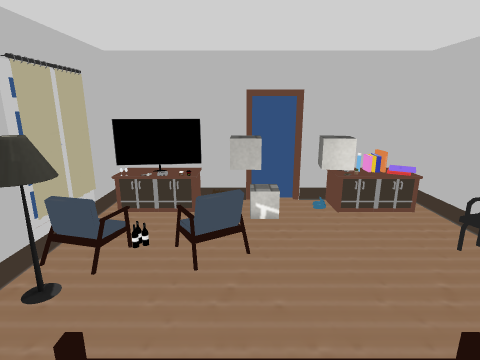
view 1 (above)

12 first-person views from a walk through a scene from a Unity 3-D project. The camera is 1.4 m above the floor, tilts 14° down and sees 80° across. Doors are open. The floor is counted in squares, 0.5 m on a side. Each view is taken from the middle of a square. On the plan, view 1 faces up. The plan holds only what a view shows up to about 20 squares ahead; the rest is blank. The player is left out. Some surface patterns are stand-ins.

view 2
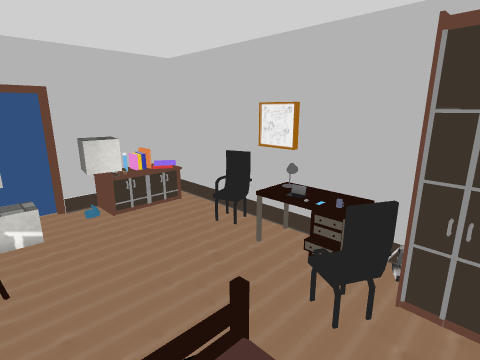

view 3
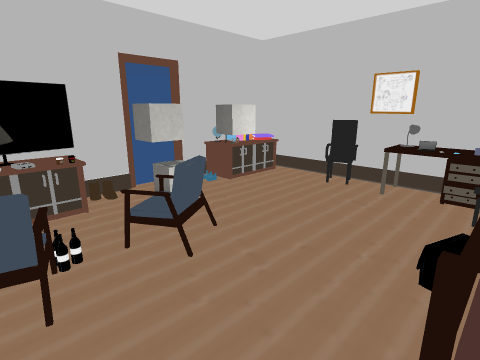

view 4
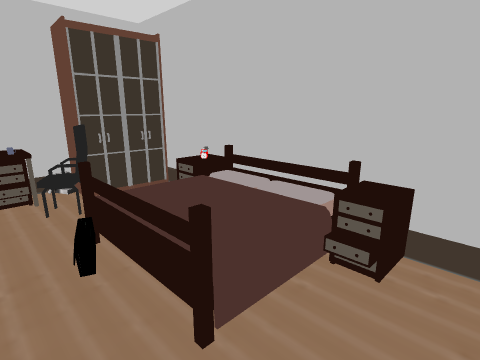

view 5
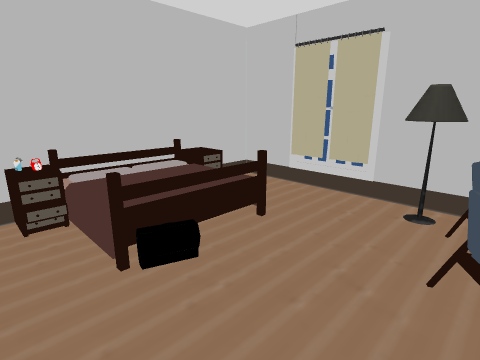

view 6
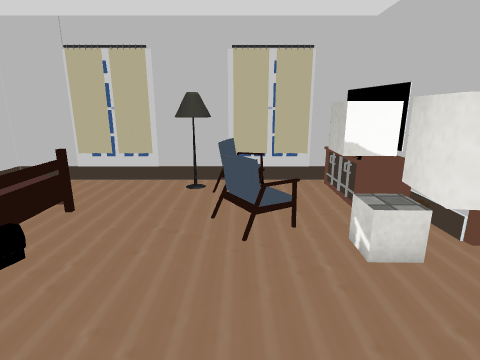

view 7
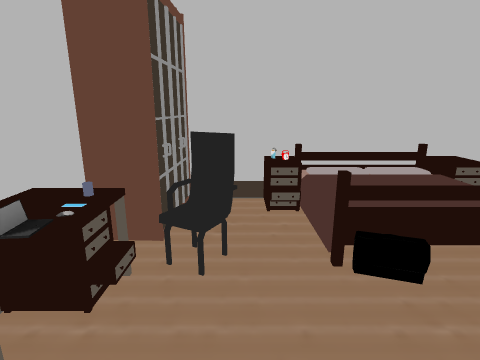

view 8
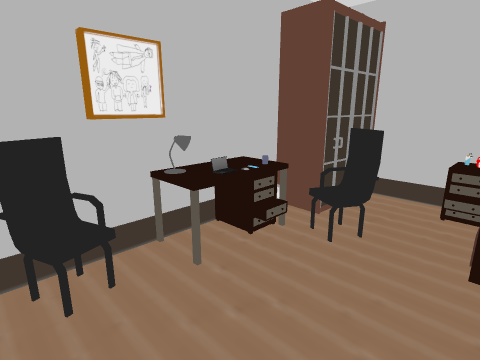

view 9
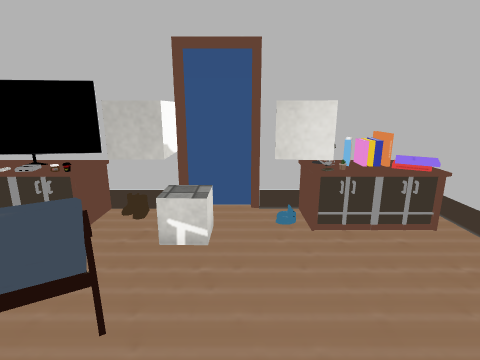

view 10
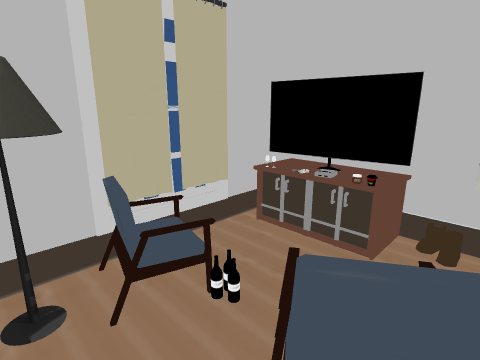

view 11
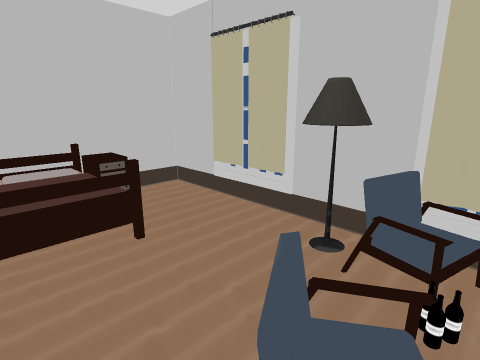

view 12
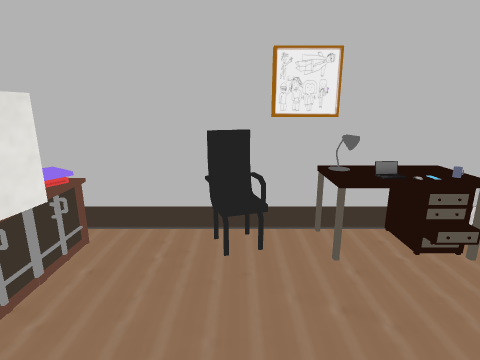

### Floor plan
Key: @ floor where view 1 was taken; # wall or solid block; . main floor; : floor 0.5 m higher than the main floor; / step, stairs or slope; D open door; C chair; L lamp; B bed; A laptop; O other object.
Columns run from 5 left of view 1 to 8 right of it. Each row starts with its distance up from view 1.
 12 ####O#DD######
 11 #OOO.....OOO##
 10 #OOO.OO.OOOO##
  9 #....OO.OO..##
  8 #..COC......##
  7 #CCCCC......C#
  6 #L..........O#
  5 #L.........OL#
  4 #..........AO#
  3 #.....//...###
  2 #..B:://.C###
  1 #...::::..C#
  0 #... @ :...#
 -1 #.O     O..#
 -2 ############

Where each view was taken, in squares from view 1:
view 1: 0 up, 0 right, facing up
view 2: 0 up, 0 right, facing up-right
view 3: 2 up, 4 left, facing up-right
view 4: 4 up, 4 left, facing down-right
view 5: 7 up, 4 right, facing down-left
view 6: 7 up, 6 right, facing left
view 7: 7 up, 4 right, facing down
view 8: 8 up, 2 right, facing down-right
view 9: 4 up, 2 right, facing up
view 10: 5 up, 0 right, facing up-left
view 11: 8 up, 1 right, facing down-left
view 12: 7 up, 1 right, facing right
